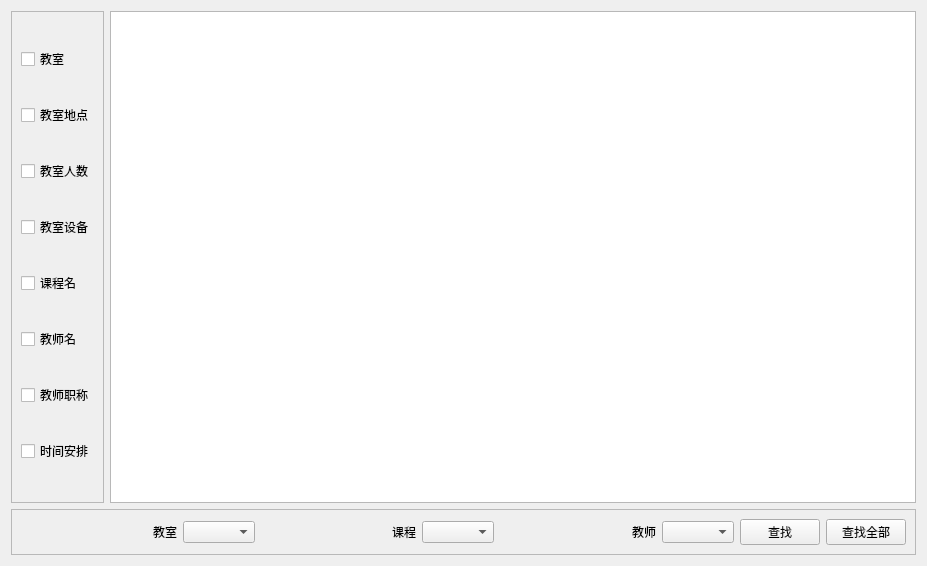
<?xml version="1.0" encoding="UTF-8"?>
<ui version="4.0">
 <class>Find_Form</class>
 <widget class="QWidget" name="Find_Form">
  <property name="geometry">
   <rect>
    <x>0</x>
    <y>0</y>
    <width>927</width>
    <height>566</height>
   </rect>
  </property>
  <property name="windowTitle">
   <string>Form</string>
  </property>
  <layout class="QGridLayout" name="gridLayout">
   <item row="0" column="0">
    <widget class="QFrame" name="frame_3">
     <property name="frameShape">
      <enum>QFrame::StyledPanel</enum>
     </property>
     <property name="frameShadow">
      <enum>QFrame::Raised</enum>
     </property>
     <layout class="QVBoxLayout" name="verticalLayout">
      <item>
       <widget class="QCheckBox" name="checkBox">
        <property name="text">
         <string>教室</string>
        </property>
       </widget>
      </item>
      <item>
       <widget class="QCheckBox" name="checkBox_Place">
        <property name="text">
         <string>教室地点</string>
        </property>
       </widget>
      </item>
      <item>
       <widget class="QCheckBox" name="checkBox_Num">
        <property name="text">
         <string>教室人数</string>
        </property>
       </widget>
      </item>
      <item>
       <widget class="QCheckBox" name="checkBox_Equi">
        <property name="text">
         <string>教室设备</string>
        </property>
       </widget>
      </item>
      <item>
       <widget class="QCheckBox" name="checkBox_Cname">
        <property name="text">
         <string>课程名</string>
        </property>
       </widget>
      </item>
      <item>
       <widget class="QCheckBox" name="checkBox_Tname">
        <property name="text">
         <string>教师名</string>
        </property>
       </widget>
      </item>
      <item>
       <widget class="QCheckBox" name="checkBox_Title">
        <property name="text">
         <string>教师职称</string>
        </property>
       </widget>
      </item>
      <item>
       <widget class="QCheckBox" name="checkBox_Time">
        <property name="text">
         <string>时间安排</string>
        </property>
       </widget>
      </item>
     </layout>
    </widget>
   </item>
   <item row="0" column="1">
    <widget class="QListWidget" name="listWidget"/>
   </item>
   <item row="1" column="0" colspan="2">
    <widget class="QFrame" name="frame_4">
     <property name="frameShape">
      <enum>QFrame::StyledPanel</enum>
     </property>
     <property name="frameShadow">
      <enum>QFrame::Raised</enum>
     </property>
     <layout class="QHBoxLayout" name="horizontalLayout">
      <item>
       <spacer name="horizontalSpacer">
        <property name="orientation">
         <enum>Qt::Horizontal</enum>
        </property>
        <property name="sizeHint" stdset="0">
         <size>
          <width>88</width>
          <height>20</height>
         </size>
        </property>
       </spacer>
      </item>
      <item>
       <widget class="QLabel" name="label_6">
        <property name="text">
         <string>教室</string>
        </property>
       </widget>
      </item>
      <item>
       <widget class="QComboBox" name="comboBox"/>
      </item>
      <item>
       <spacer name="horizontalSpacer_2">
        <property name="orientation">
         <enum>Qt::Horizontal</enum>
        </property>
        <property name="sizeHint" stdset="0">
         <size>
          <width>89</width>
          <height>20</height>
         </size>
        </property>
       </spacer>
      </item>
      <item>
       <widget class="QLabel" name="label_7">
        <property name="text">
         <string>课程</string>
        </property>
       </widget>
      </item>
      <item>
       <widget class="QComboBox" name="comboBox_2"/>
      </item>
      <item>
       <spacer name="horizontalSpacer_3">
        <property name="orientation">
         <enum>Qt::Horizontal</enum>
        </property>
        <property name="sizeHint" stdset="0">
         <size>
          <width>88</width>
          <height>20</height>
         </size>
        </property>
       </spacer>
      </item>
      <item>
       <widget class="QLabel" name="label">
        <property name="text">
         <string>教师</string>
        </property>
       </widget>
      </item>
      <item>
       <widget class="QComboBox" name="comboBox_3"/>
      </item>
      <item>
       <widget class="QPushButton" name="pushButton">
        <property name="text">
         <string>查找</string>
        </property>
       </widget>
      </item>
      <item>
       <widget class="QPushButton" name="pushButton_2">
        <property name="text">
         <string>查找全部</string>
        </property>
       </widget>
      </item>
     </layout>
    </widget>
   </item>
  </layout>
 </widget>
 <resources/>
 <connections/>
</ui>
